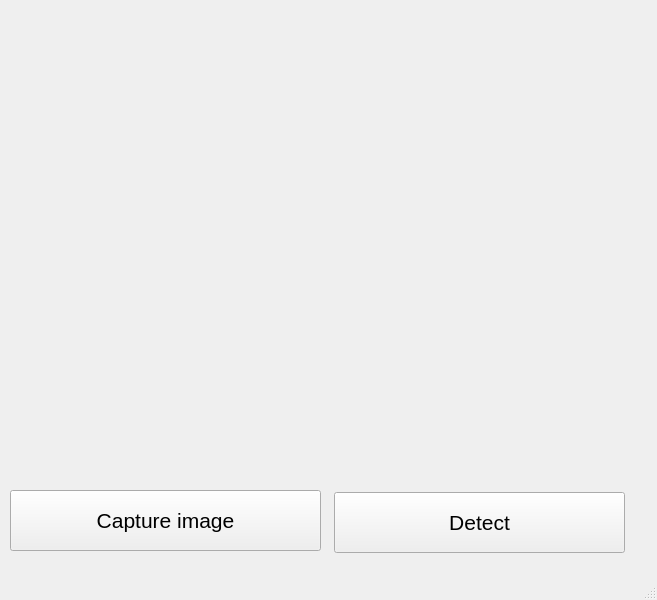
<?xml version="1.0" encoding="UTF-8"?>
<ui version="4.0">
 <class>MainWindow</class>
 <widget class="QMainWindow" name="MainWindow">
  <property name="geometry">
   <rect>
    <x>0</x>
    <y>0</y>
    <width>657</width>
    <height>600</height>
   </rect>
  </property>
  <property name="windowTitle">
   <string>MainWindow</string>
  </property>
  <widget class="QWidget" name="centralwidget">
   <widget class="QPushButton" name="pushButton">
    <property name="geometry">
     <rect>
      <x>10</x>
      <y>490</y>
      <width>311</width>
      <height>61</height>
     </rect>
    </property>
    <property name="sizePolicy">
     <sizepolicy hsizetype="Minimum" vsizetype="Fixed">
      <horstretch>0</horstretch>
      <verstretch>0</verstretch>
     </sizepolicy>
    </property>
    <property name="font">
     <font>
      <pointsize>16</pointsize>
     </font>
    </property>
    <property name="text">
     <string>Capture image</string>
    </property>
   </widget>
   <widget class="QLabel" name="label">
    <property name="geometry">
     <rect>
      <x>10</x>
      <y>10</y>
      <width>641</width>
      <height>471</height>
     </rect>
    </property>
    <property name="text">
     <string/>
    </property>
    <property name="alignment">
     <set>Qt::AlignCenter</set>
    </property>
   </widget>
   <widget class="QPushButton" name="pushButton_2">
    <property name="geometry">
     <rect>
      <x>334</x>
      <y>492</y>
      <width>291</width>
      <height>61</height>
     </rect>
    </property>
    <property name="font">
     <font>
      <pointsize>16</pointsize>
     </font>
    </property>
    <property name="text">
     <string>Detect</string>
    </property>
   </widget>
  </widget>
  <widget class="QMenuBar" name="menubar">
   <property name="geometry">
    <rect>
     <x>0</x>
     <y>0</y>
     <width>657</width>
     <height>21</height>
    </rect>
   </property>
  </widget>
  <widget class="QStatusBar" name="statusbar"/>
 </widget>
 <resources/>
 <connections/>
</ui>
